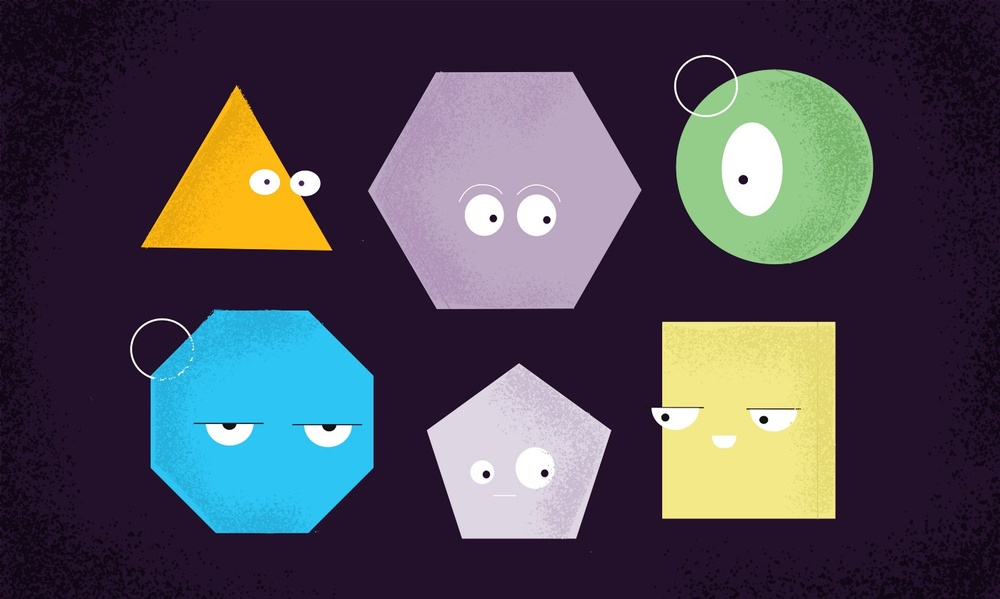
#> input picture 1_gVY-GmRN2fT-PCbc520GgQ.jpeg, 1000 x 599 px, shrunk from 1400 x 839 before the run
$ jupyter execute --allow-errors detecting_contours.ipynb
#> lines starting #> are read from the running program, lines starting #| are printed output that depends on the picture; after the words box and inside, x2 and y2 are one past the last pixel; in counts of white or black regions, pixels touching at a corner belong together
[cell 1]
# Description: How to detect and draw contours around objects in
# an image using OpenCV.

import cv2 # Computer vision library
import svgutils.transform as sg # svg utility library
import sys # System parameter and functions library
import numpy as np
from tkinter import *
import tkinter as tk

root = tk.Tk()
root.geometry("400x100")
root.title("Selection")
Display = Button(root, height = 7,
                 width = 50,
                 text ="Please select an image/file, click to close.",
                 command = root.destroy)
Display.pack()

mainloop()

from tkinter.filedialog import askopenfilename # tkinter GUI used to select file

path = askopenfilename() # show an "Open" dialog box and return the path to the selected file
#> the answer given: 1_gVY-GmRN2fT-PCbc520GgQ.jpeg

# Read the color image
image = cv2.imread(path)
#> image is the input picture: shape (599, 1000, 3); mean B, G, R 84.4, 74.3, 77.8

if image is None:
#    sys.exit("Could not read the image or file.")
    cv2.namedWindow("Error, Re-run program", cv2.WINDOW_NORMAL)
    cv2.waitKey(0) # Wait for keypress to continue
    cv2.destroyAllWindows() # Close windows


# Convert the image to grayscale
gray = cv2.cvtColor(image, cv2.COLOR_BGR2GRAY)
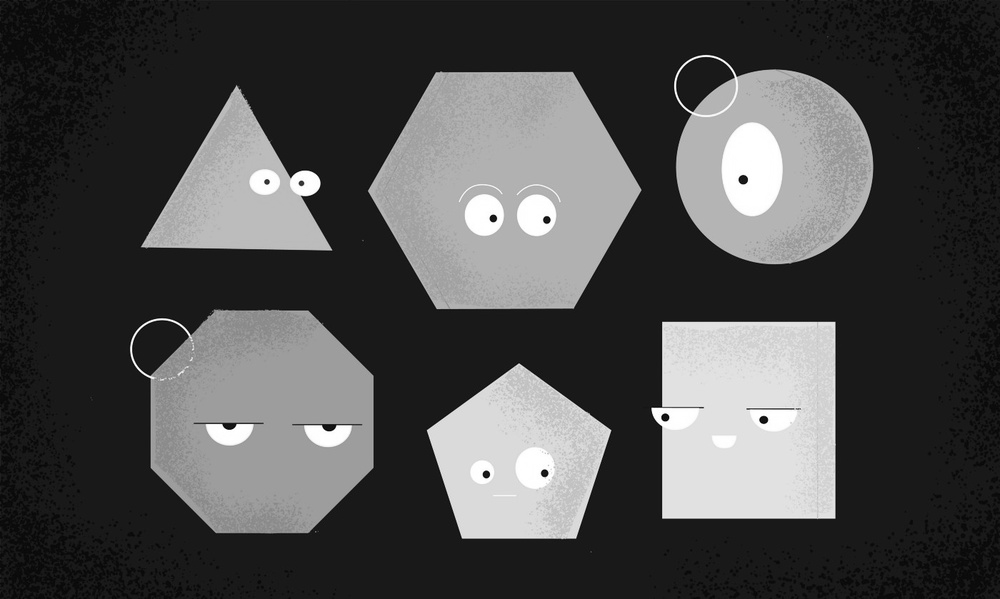
#> gray: shape (599, 1000); min 0, max 255, mean 76.4

# Display the grayscale image
cv2.imshow('Gray image', gray)
cv2.waitKey(0) # Wait for keypress to continue
cv2.destroyAllWindows() # Close windows

#----------------------------------------
blurred = cv2.GaussianBlur(gray, (3, 3), 0) # gaussian blur
median = cv2.medianBlur(blurred, 1) # median blur
bilateral = cv2.bilateralFilter(median,3,50,50) # bilateral filter
#----------------------------------------

# Convert the grayscale image to binary
binary = cv2.adaptiveThreshold(bilateral, 255, cv2.ADAPTIVE_THRESH_GAUSSIAN_C,cv2.THRESH_BINARY,11,5)
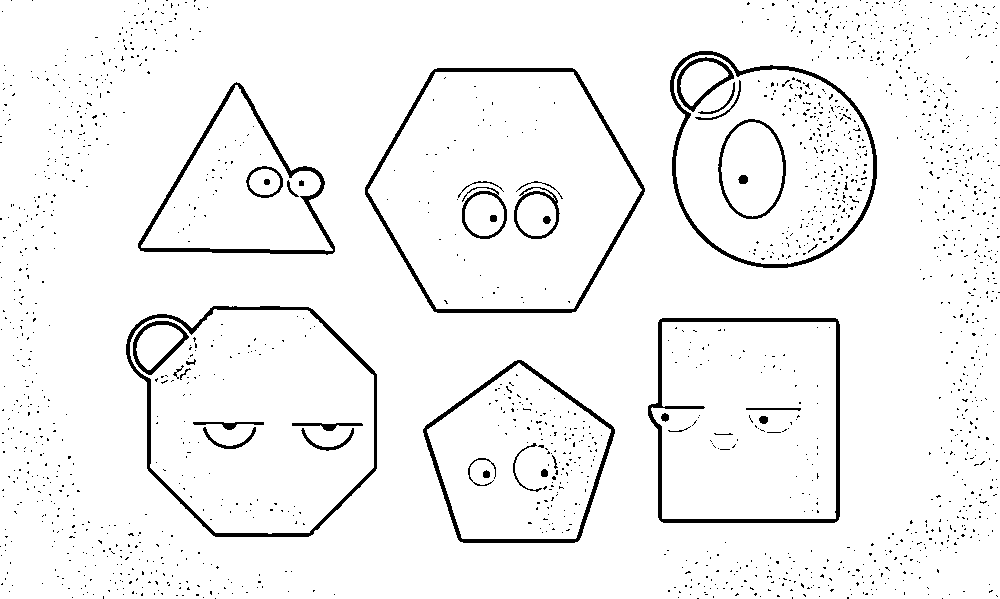
#> binary: shape (599, 1000); 95.4% white; 1741 black regions (1702 under 20 px), largest, box (x1, y1, x2, y2) and area: (365, 68, 645, 313) 3253, (648, 318, 840, 523) 3165, (126, 306, 377, 537) 2998

# Display the binary image
cv2.imshow('Binary image', binary)
cv2.waitKey(0) # Wait for keypress to continue
cv2.destroyAllWindows() # Close windows

# To detect object contours, we want a black background and a white
# foreground, so we invert the image (i.e. 255 - pixel value)
inverted_binary = ~binary
cv2.imshow('Inverted binary image', inverted_binary)
cv2.waitKey(0) # Wait for keypress to continue
cv2.destroyAllWindows() # Close windows

# use morphology to close figure
kernel = cv2.getStructuringElement(cv2.MORPH_ELLIPSE, (35,35))
morph = cv2.morphologyEx(inverted_binary, cv2.MORPH_CLOSE, kernel, )
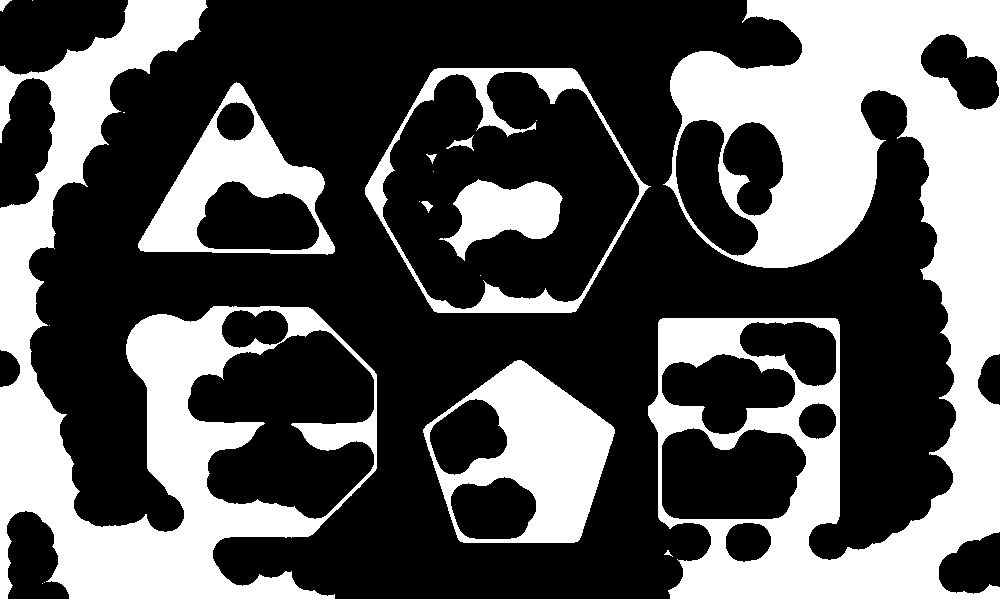
#> morph: shape (599, 1000); 34.6% white; 20 white regions (9 under 20 px)

# Find the contours on the inverted binary image, and store them in a list
# Contours are drawn around white blobs.
# hierarchy variable contains info on the relationship between the contours
contours, hierarchy = cv2.findContours(inverted_binary,   #inverted_binary
  cv2.RETR_TREE,
  cv2.CHAIN_APPROX_SIMPLE)
#> contours = 1757 contours, 1713 with area under 20; largest, box (x1, y1, x2, y2) and area: (365, 68, 645, 313) 51572, (367, 71, 643, 310) 49078, (126, 306, 377, 537) 46094, (129, 308, 375, 535) 43814, (648, 318, 840, 523) 37075

# [6 lines of commented-out code are left out]
for c in contours:    #revert all back to image
    x,y,w,h = cv2.boundingRect(c)
    cv2.putText(image, str(w), (x,y - 10), cv2.FONT_HERSHEY_SIMPLEX, 0.9, (36,255,12), 2)
    cv2.rectangle(image, (x, y), (x + w, y + h), (36,255,12), 1)
#> this loop made 1757 passes
#> (x, y, w, h) on passes 1, 3, 6: (942, 598, 1, 1), (215, 598, 1, 1), (678, 597, 1, 1)
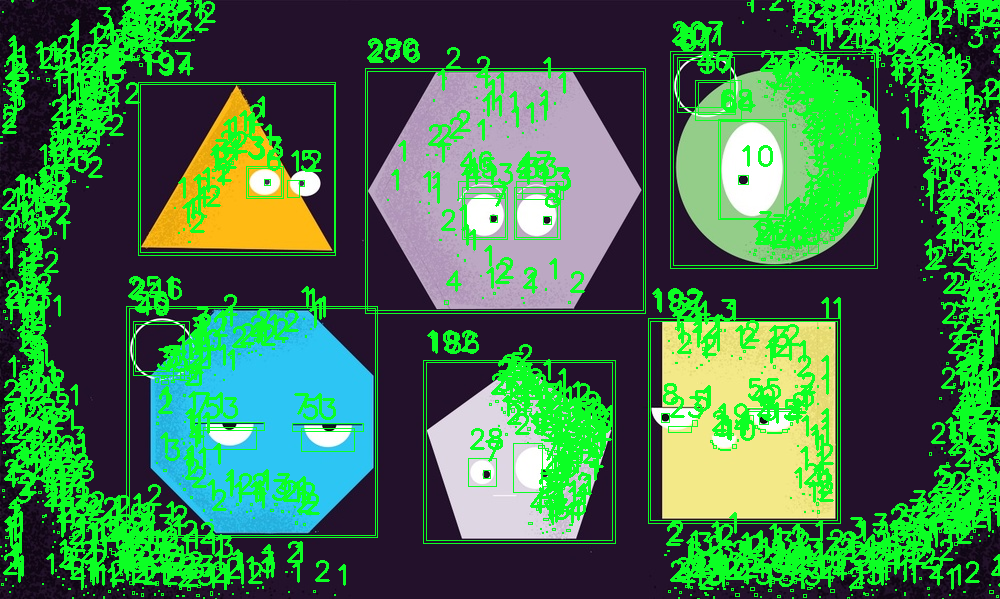
#> image: shape (599, 1000, 3); mean B, G, R 74.2, 119.2, 63.2

cv2.imshow('Result with bounding rectangles (green) and detected contour lines (pink)', image)
cv2.waitKey(0)
cv2.destroyAllWindows()

#Fills in the inside of contours
cv2.drawContours(image, contours, -1, (1), thickness=-1)
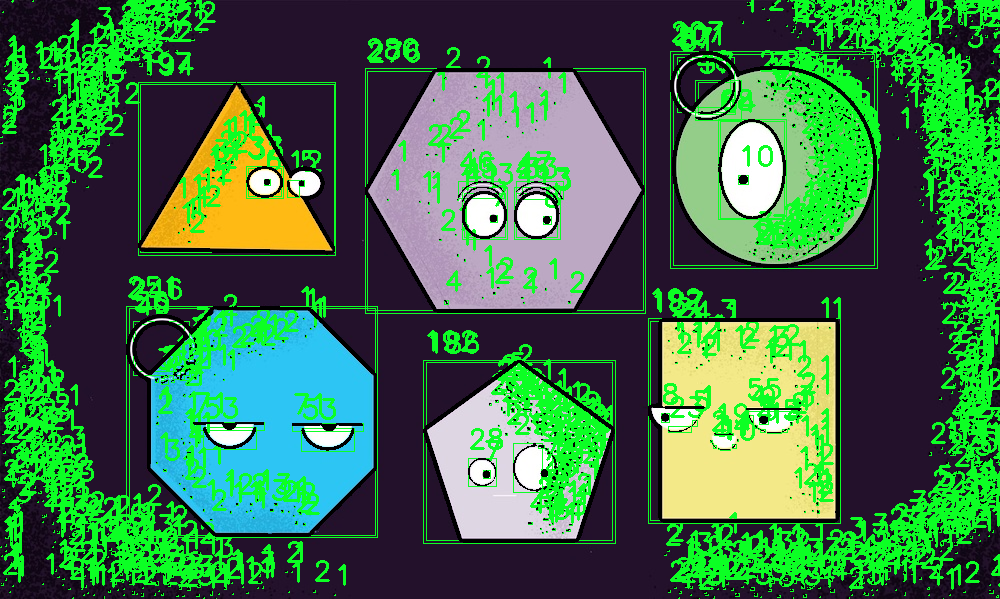
#> image: shape (599, 1000, 3); 4.57% of pixels changed, all inside (x1, y1, x2, y2) = (0, 0, 1000, 599)
#cv2.drawContours(image, contours, -1, color=(255, 255, 255), thickness=cv2.FILLED)
#cv2.fillPoly(image, contours, -1, (255,0,255))

mask = np.zeros(image.shape,np.uint8)
cv2.drawContours(mask,contours,0,255,-1)
pixelpoints = np.transpose(np.nonzero(mask))
#> pixelpoints = [[598, 942, 0]]

#Contours list converted to svg
with open("path_test.svg", "w+") as f:
    f.write(f'<svg width="{w}" height="{h}" xmlns="http://www.w3.org/2000/svg">')

    for c in contours:
        f.write('<path d="M')
        for i in range(len(c)):
            x, y = c[i][0]
            f.write(f"{x} {y} ")
        f.write('" style="stroke:pink"/>')
#> this loop made 1757 passes
#> c on passes 1 to 3: [[942, 598]], [[697, 598], [698, 598]], [[215, 598]]
    f.write("</svg>")


#> (the rest of this cell did not finish here and is left out)
